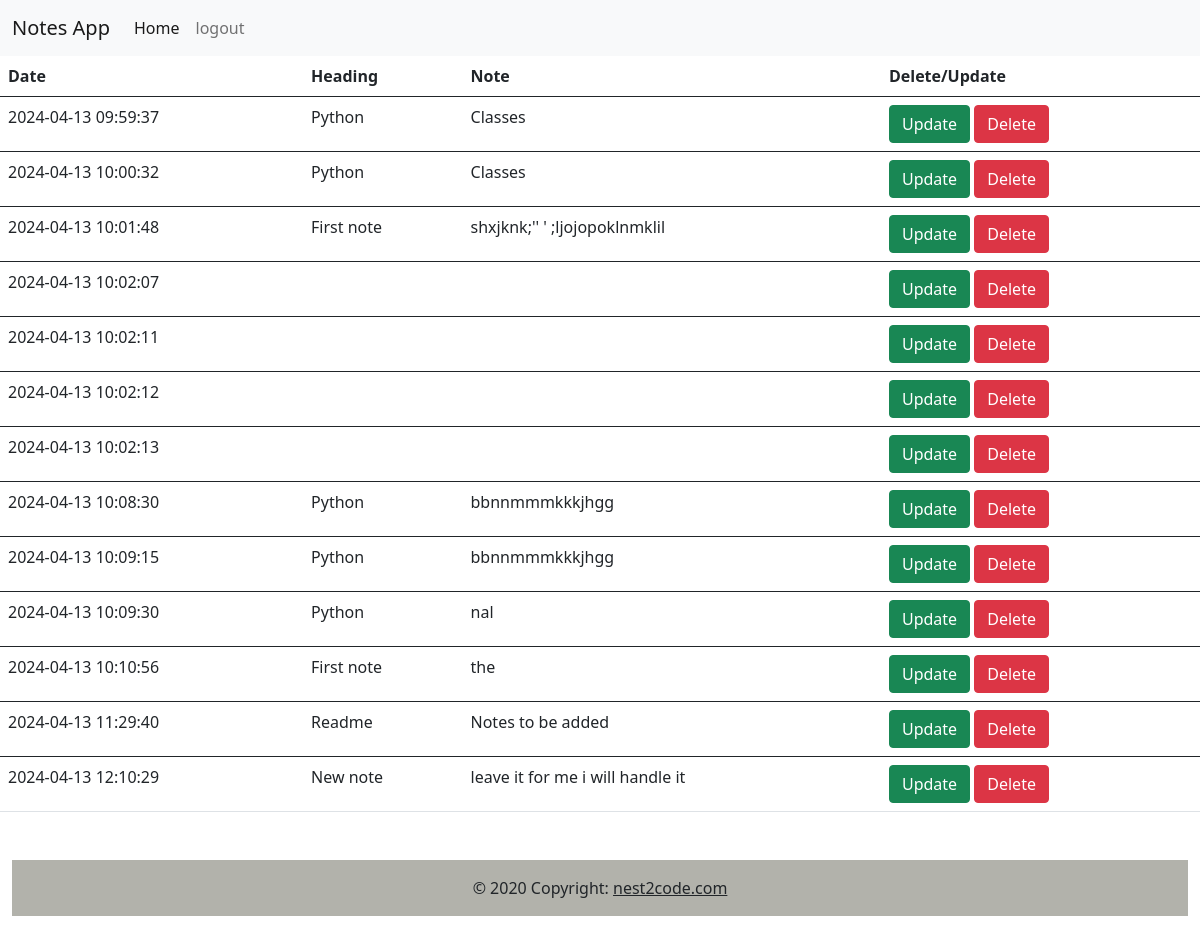
The page /index (signed in) on the database its author committed.
### App/models.py (models this page shows)
class Note(db.Model):
    id = db.Column(db.Integer, primary_key=True)
    heading = db.Column(db.String(1000))
    data = db.Column(db.String(10000))
    date = db.Column(db.DateTime(timezone=True), default=func.now())
    user_id = db.Column(db.Integer, db.ForeignKey('user.id'))

### App/views.py (the view)
@views.route('/index', methods=["POST", "GET"])
@login_required
def index():
    if request.method == 'POST':
        try:
            note_id = request.json.get('noteId')
            if note_id:
                note = Note.query.get(note_id)
                if note:
                    if note.user_id == current_user.id:
                        db.session.delete(note)
                        db.session.commit()
                        flash('Note deleted', category='success')
                        return jsonify({'message': 'Note deleted successfully'}), 200
                    else:
                        return jsonify({'error': 'Unauthorized'}), 403
                else:
                    return jsonify({'error': 'Note not found'}), 404
            else:
                return jsonify({'error': 'Invalid request'}), 400
        except Exception as e:
            return jsonify({'error': str(e)}), 500
    else:
        return render_template('home.html', user=current_user)

### App/__init__.py (called while the page is built)
def create_app():
    app = Flask(__name__)
    app.config['SECRET_KEY'] = "ncvcdbnjhmrkljylpietqrwammbtn"
    app.config['SQLALCHEMY_DATABASE_URI'] = f'sqlite:///{DB_NAME}'
    db.init_app(app)
    from .views import views
    from .auth import auth
    app.register_blueprint(views, url_prefix='/')
    app.register_blueprint(auth, url_prefix='/')
    from .models import Note, User
    login_manager = LoginManager()
    login_manager.login_view = 'auth.login'
    login_manager.init_app(app)
    @login_manager.user_loader
    def load_user(id):
        return User.query.get(int(id))
    create_database(app)
    return app

### App/templates/home.html (shortened to what this page needs)
{% extends "nav_bar.html" %}
{% block content %}
<table class="table">
  <thead>
    <tr>
      <th scope="col">Date</th>
      <th scope="col">Heading</th>
      <th scope="col">Note</th>
      <th scope="col">Delete/Update</th>
    </tr>
  </thead>
  {% for note in user.notes %}
  <tbody>
    <tr>
      <td>{{ note.date }}</td>
      <td>{{ note.heading }}</td>
      <td>{{ note.data }}</td>
      <td>
        <button class="btn btn-success" onclick="update({{user.id}})"> Update </button>
        <button class="btn btn-danger" onclick="delete({{user.id}})">Delete</button></td>
    </tr>
  </tbody>
  {% endfor %}
</table>
{% endblock %}
{% block footer %}
{% include "footer.html"%}
{% endblock %}

### App/templates/nav_bar.html (shortened to what this page needs)
<!DOCTYPE html>
<html lang="en">
<head>
  <link rel="stylesheet" href="static/css/style.css">
    <link href="https://cdn.jsdelivr.net/npm/bootstrap@5.0.2/dist/css/bootstrap.min.css" rel="stylesheet">
</head>
<body>
<nav class="navbar navbar-expand-lg navbar-light bg-light">
  <div class="container-fluid">
    <a class="navbar-brand" href="#">Notes App</a>
    <div class="collapse navbar-collapse nav-right" id="navbarSupportedContent">
      <ul class="navbar-nav me-auto mb-2 mb-lg-0">
        {% if user.is_authenticated %}
        <li class="nav-item">
          <a class="nav-link active" aria-current="page" href="#">Home</a>
        </li>
         <li class="nav-item">
          <a class="nav-link" href="/logout">logout</a>
        </li>
        {% endif %}
      </ul>
    </div>
  </div>
</nav>
{% block content %}{% endblock %}
{% block footer %}
{% endblock %}

### App/templates/footer.html (shortened to what this page needs)
<div class="container-fluid my-5">
    <footer style="background-color: #deded5;">
    <div class="text-center p-3" style="background-color: rgba(0, 0, 0, 0.2);">
      © 2020 Copyright:
      <a class="text-dark" href="">nest2code.com</a>
    </div>
  </footer>
</div>
</html>

### rows shown on the page
Note: date "2024-04-13 09:59:37", heading "Python", data "Classes"
Note: date "2024-04-13 10:00:32", heading "Python", data "Classes"
Note: date "2024-04-13 10:01:48", heading "First note", data "shxjknk;'' ' ;ljojopoklnmklil"
Note: date "2024-04-13 10:02:07"
Note: date "2024-04-13 10:02:11"
Note: date "2024-04-13 10:02:12"
Note: date "2024-04-13 10:02:13"
Note: date "2024-04-13 10:08:30", heading "Python", data "bbnnmmmkkkjhgg"
Note: date "2024-04-13 10:09:15", heading "Python", data "bbnnmmmkkkjhgg"
Note: date "2024-04-13 10:09:30", heading "Python", data "nal"
Note: date "2024-04-13 10:10:56", heading "First note", data "the"
Note: date "2024-04-13 11:29:40", heading "Readme", data "Notes to be added"
Note: date "2024-04-13 12:10:29", heading "New note", data "leave it for me i will handle it"
